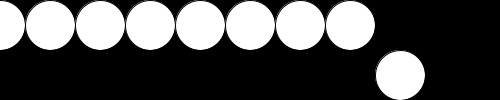
Frame 1 (no input)
Frame 60 (the mouse pressed at the canvas centre just before this capture): identical to frame 1, image omitted
Frame 120 (the mouse held since frame 60 and released just before this capture): identical to frame 1, image omitted

The Processing sketch that drew this single still picture (run headless with seeded random() and noise(); from frame 60 on, the mouse is pressed at the canvas centre):

// Processing sketch: day_06_01_whileLoop
// ── day_06_01_whileLoop.pde
//----------------------------------------------------
// DT Bootcamp 2014, Parsons the New School for Design. 
// Day 6 - introducing the while() loop
// http://processing.org/reference/while.html
// written by Dylan Shad
//----------------------------------------------------

int i; // the variable for while() to test

void setup() {
  size(500, 100);
}

void draw() {
background(0);
i = 0;

// reminder: syntax is
// while(test) { doStuff; }
  while(i < 8) {
    
    //offset by the test multiplied by their diameter.
    ellipse(i * 50, 25, 50, 50);
 
    i++; 
  }
  
  if(i < 10) {
    ellipse( i * 50, 75, 50, 50);
    i++;
  }
  
}
